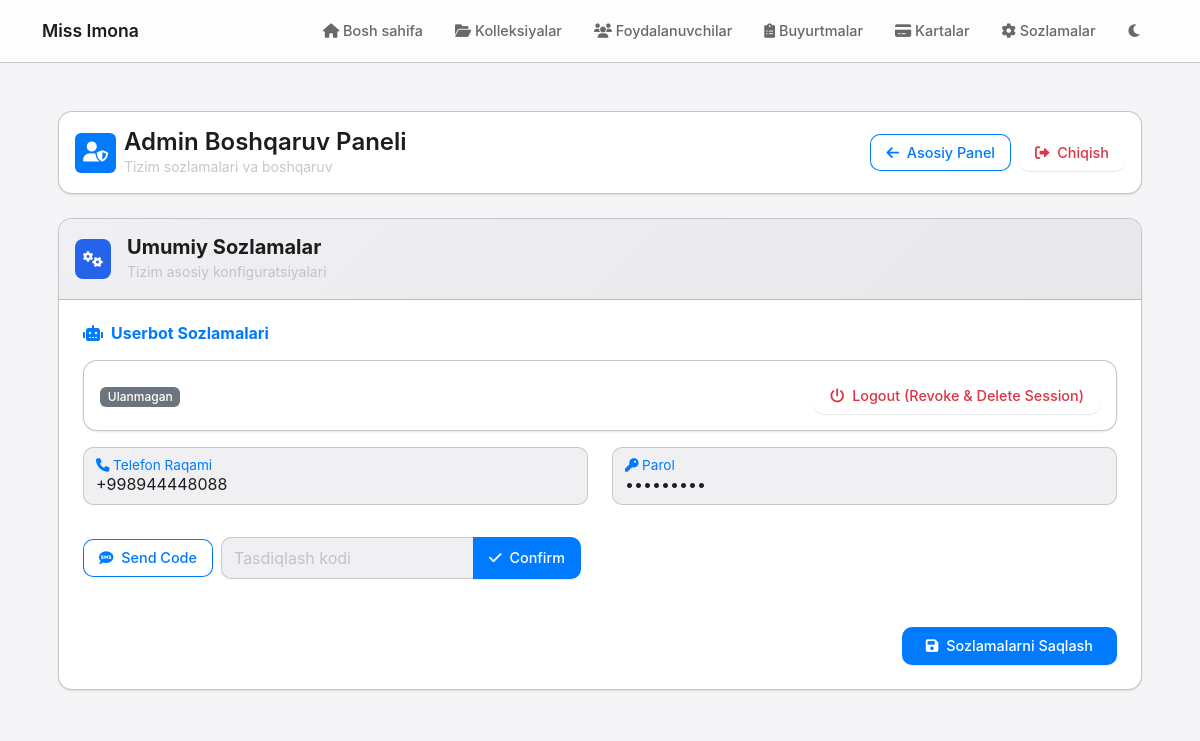
Before: /legacy-admin-panel (signed in) with the older database file.
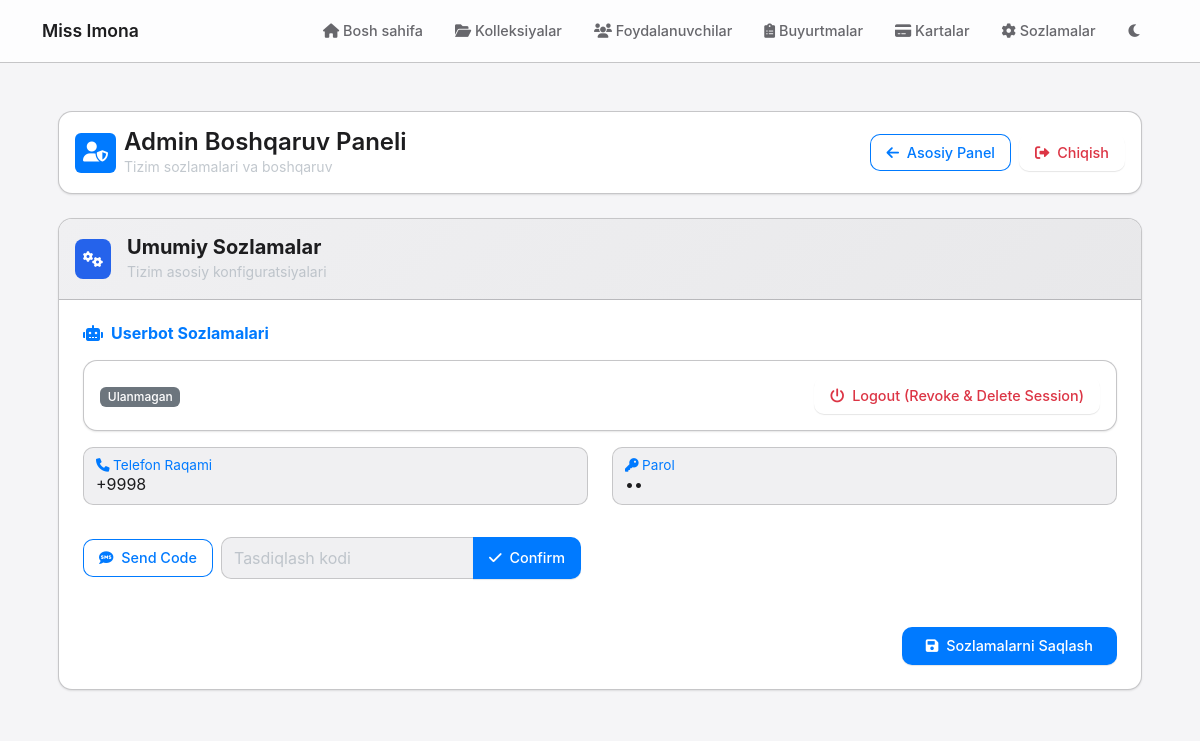
After: the same page with the newer database file.
### tables this page shows
CREATE TABLE settings (
                key TEXT PRIMARY KEY,
                value TEXT
            );

### src/web_app.py (the view)
@admin_router.get("/legacy-admin-panel", response_class=HTMLResponse, dependencies=[Depends(verify_jwt)])
async def admin_panel_legacy(request: Request):
    current_user = request.state.current_user
    if not current_user:
        return RedirectResponse(url="/auth")
    context = {
        "request": request,
        "current_user": current_user,
        "settings": config_db_service.get_all_settings(),
        "admins": config_db_service.get_all_admins(),
        "logs": config_db_service.get_audit_logs(100),
        "messages": request.session.pop("_messages", []),
        "userbot_status": await get_userbot_status(),
    }
    return templates.TemplateResponse("admin.html", context)

### templates/admin.html (shortened to what this page needs)
{% extends "base.html" %}  {% block content %}
{% if not current_user %}
<div
  class="row justify-content-center align-items-center"
  style="min-height: 70vh"
>
  <div class="col-md-6 col-lg-4">
    <div class="card">
      <div class="card-body p-4">
        <h3 class="card-title text-center mb-4">
          <i class="fas fa-shield-alt me-2 text-primary"></i>
          Admin Kirish
        </h3>
        {% if error %}
        <div class="alert alert-danger">{{ error }}</div>
        {% endif %}
        <form action="/auth/login" method="post">
          <div class="mb-3">
            <label for="username" class="form-label">Foydalanuvchi nomi</label>
            <input
              type="text"
              class="form-control"
              id="username"
              name="username"
              required
            />
          </div>
          <div class="mb-3">
            <label for="password" class="form-label">Parol</label>
            <input
              type="password"
              class="form-control"
              id="password"
              name="password"
              required
            />
          </div>
          <div class="d-grid">
            <button type="submit" class="btn btn-primary">
              <i class="fas fa-sign-in-alt me-2"></i>
              Kirish
            </button>
          </div>
        </form>
      </div>
    </div>
  </div>
</div>
{% else %}
<main class="admin-main">
  <div class="card mb-4">
    <div class="card-body p-3">
      <div class="d-flex align-items-center justify-content-between">
        <div class="d-flex align-items-center gap-2">
          <div class="p-2 bg-primary rounded">
            <i class="fas fa-user-shield text-white fs-5"></i>
          </div>
          <div>
            <h4 class="mb-0 fw-semibold">Admin Boshqaruv Paneli</h4>
            <p class="text-muted mb-0 small d-none d-md-block">
              Tizim sozlamalari va boshqaruv
            </p>
          </div>
        </div>
        <div class="d-flex gap-2">
          <a href="/" class="btn btn-outline-primary btn-sm">
            <i class="fas fa-arrow-left me-1"></i>
            <span class="d-none d-md-inline">Asosiy Panel</span>
          </a>
          <a href="/auth/logout" class="btn btn-outline-danger btn-sm">
            <i class="fas fa-sign-out-alt me-1"></i>
            <span class="d-none d-md-inline">Chiqish</span>
          </a>
        </div>
      </div>
    </div>
  </div>
  <div class="admin-section">
    <div class="admin-section-header">
      <div class="d-flex align-items-center gap-3">
        <div class="p-2 rounded-3" style="background: var(--primary)">
          <i class="fas fa-cogs text-white"></i>
        </div>
        <div>
          <h5 class="mb-0 fw-bold">Umumiy Sozlamalar</h5>
          <small class="text-muted">Tizim asosiy konfiguratsiyalari</small>
        </div>
      </div>
    </div>
    <div class="admin-section-content">
      <form action="/settings" method="post">
        <div class="mb-5">
          <h6 class="fw-bold text-primary mb-3">
            <i class="fas fa-robot me-2"></i>Userbot Sozlamalari
          </h6>
          <div class="card mb-3">
            <div
              class="card-body d-flex flex-wrap align-items-center justify-content-between"
            >
              <div class="mb-2 mb-md-0">
                {% if userbot_status and userbot_status.authorized %}
                <span class="badge bg-success">Ulangan</span>
                {% if userbot_status.me and userbot_status.me.name %}
                <span class="ms-2">{{ userbot_status.me.name }}</span>
                {% endif %} {% elif userbot_status and userbot_status.connected
                %}
                <span class="badge bg-warning text-dark">Ulanmoqda</span>
                {% else %}
                <span class="badge bg-secondary">Ulanmagan</span>
                {% endif %}
              </div>
              <div class="d-flex gap-2">
                <button
                  type="submit"
                  class="btn btn-outline-danger btn-sm"
                  form="userbot-logout-form"
                  formnovalidate
                >
                  <i class="fas fa-power-off me-1"></i> Logout (Revoke & Delete
                  Session)
                </button>
              </div>
            </div>
          </div>
          <div class="row mb-3">
            <div class="col-md-6">
              <div class="form-floating">
                <input
                  type="text"
                  class="form-control"
                  id="userbot_phone_number"
                  name="userbot_phone_number"
                  placeholder="Telefon raqami"
                  value="{{ settings.userbot_phone_number }}"
                />
                <label for="userbot_phone_number">
                </label>
              </div>
            </div>
            <div class="col-md-6">
              <div class="form-floating">
                <input
                  type="password"
                  class="form-control"
                  id="userbot_password"
                  name="userbot_password"
                  placeholder="Parol"
                  value="{{ settings.userbot_password }}"
                />
                <label for="userbot_password">
                </label>
              </div>
            </div>
          </div>
          <div class="d-flex gap-2 mt-3 align-items-center">
            <button
              type="submit"
              class="btn btn-outline-primary"
              form="userbot-login-form"
              formnovalidate
            >
              <i class="fas fa-sms me-1"></i> Send Code
            </button>
            <div class="input-group" style="max-width: 360px">
              <input
                type="text"
                class="form-control"
                name="code"
                placeholder="Tasdiqlash kodi"
                form="userbot-code-form"
              />
              <button
                type="submit"
                class="btn btn-primary"
                form="userbot-code-form"
                formnovalidate
              >
                <i class="fas fa-check me-1"></i> Confirm
              </button>
            </div>
          </div>
        </div>
        <div class="d-flex justify-content-end">
          <button type="submit" class="btn btn-primary btn-lg px-4">
            <i class="fas fa-save me-2"></i>Sozlamalarni Saqlash
          </button>
        </div>
      </form>
    </div>
  </div>
</main>
{% endif %} {% endblock %}

### templates/base.html (shortened to what this page needs)
<!DOCTYPE html>
<html lang="uz" data-bs-theme="dark">
  <head>
    <link
      href="https://cdn.jsdelivr.net/npm/bootstrap@5.3.0/dist/css/bootstrap.min.css"
      rel="stylesheet"
    />
    <link
      href="https://cdnjs.cloudflare.com/ajax/libs/font-awesome/6.0.0/css/all.min.css"
      rel="stylesheet"
    />
  </head>
  <body>
    <nav class="navbar navbar-expand-lg">
      <div class="container">
        <a class="navbar-brand" href="/"> Miss Imona </a>
        <div class="collapse navbar-collapse" id="navbarNav">
          <ul class="navbar-nav ms-auto">
            <li class="nav-item">
              <a class="nav-link" href="/">
                <i class="fas fa-home"></i>
                <span class="nav-text">Bosh sahifa</span>
              </a>
            </li>
            <li class="nav-item">
              <a class="nav-link" href="/collections">
                <i class="fas fa-folder-open"></i>
                <span class="nav-text">Kolleksiyalar</span>
              </a>
            </li>
            <li class="nav-item">
              <a class="nav-link" href="/users">
                <i class="fas fa-users"></i>
                <span class="nav-text">Foydalanuvchilar</span>
              </a>
            </li>
            <li class="nav-item">
              <a class="nav-link" href="/orders">
                <i class="fas fa-clipboard-list"></i>
                <span class="nav-text">Buyurtmalar</span>
              </a>
            </li>
            <li class="nav-item">
              <a class="nav-link" href="/cards">
                <i class="fas fa-credit-card"></i>
                <span class="nav-text">Kartalar</span>
              </a>
            </li>
            <li class="nav-item">
              <a class="nav-link" href="/settings">
                <i class="fas fa-cog"></i>
                <span class="nav-text">Sozlamalar</span>
              </a>
            </li>
            <li class="nav-item d-none d-md-block">
              <button
                class="nav-link border-0 bg-transparent"
                onclick="toggleTheme()"
                id="themeToggle"
                title="Mavzu almashtirish"
              >
                <i class="fas fa-moon" id="themeIcon"></i>
              </button>
            </li>
          </ul>
        </div>
      </div>
    </nav>
    <main class="container mt-4">{% block content %}{% endblock %}</main>
  </body>
</html>

### templates/admin.html (style rules this page uses)
.admin-main { padding: var(--spacing-xl) var(--spacing-lg); background: var(--bg-primary); max-width: 1200px; margin: 0 auto; }
.admin-section { background: var(--bg-secondary); border: 1px solid var(--separator); border-radius: var(--radius-lg); box-shadow: var(--shadow-sm); overflow: hidden; }
.admin-section-header { padding: var(--spacing-lg); background: linear-gradient( 135deg, var(--bg-tertiary), var(--bg-quaternary) ); border-bottom: 1px solid var(--separator); }
.admin-section-content { padding: var(--spacing-xl); }
.form-floating { margin-bottom: var(--spacing-lg); }

Changed rows visible on the page:
changed settings (number 1 of 2 on the later page): userbot_phone_number "+998944448088" → "+9998"
